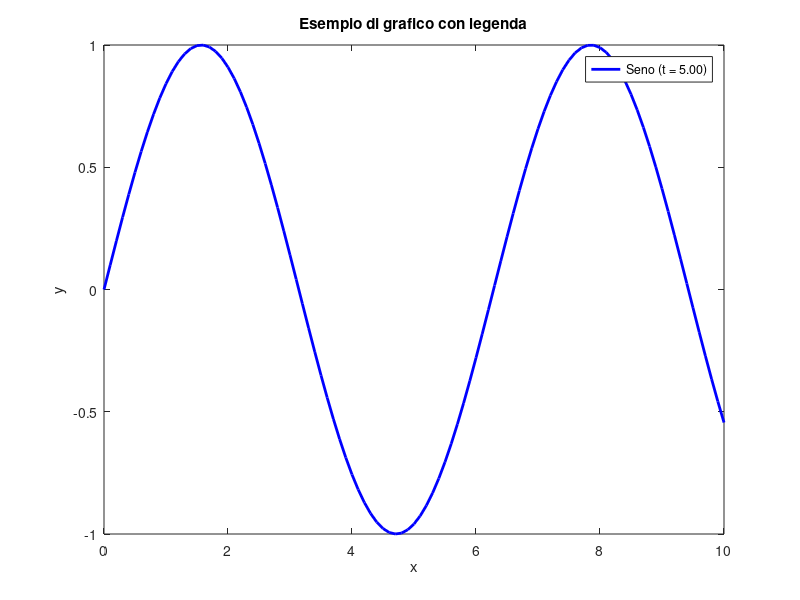

Here is the MATLAB script that generated this plot:
% Esempio di dati
x = 0:0.1:10;
y = sin(x);

% Variabile del tempo
t = 5; % esempio di valore di tempo

% Grafico
plot(x, y, 'b-', 'LineWidth', 2);
hold on;

% Titolo e assi
title('Esempio di grafico con legenda');
xlabel('x');
ylabel('y');

% Aggiungere una leggenda con il valore di t
legend(sprintf('Seno (t = %.2f)', t), 'Location', 'best');

hold off;
